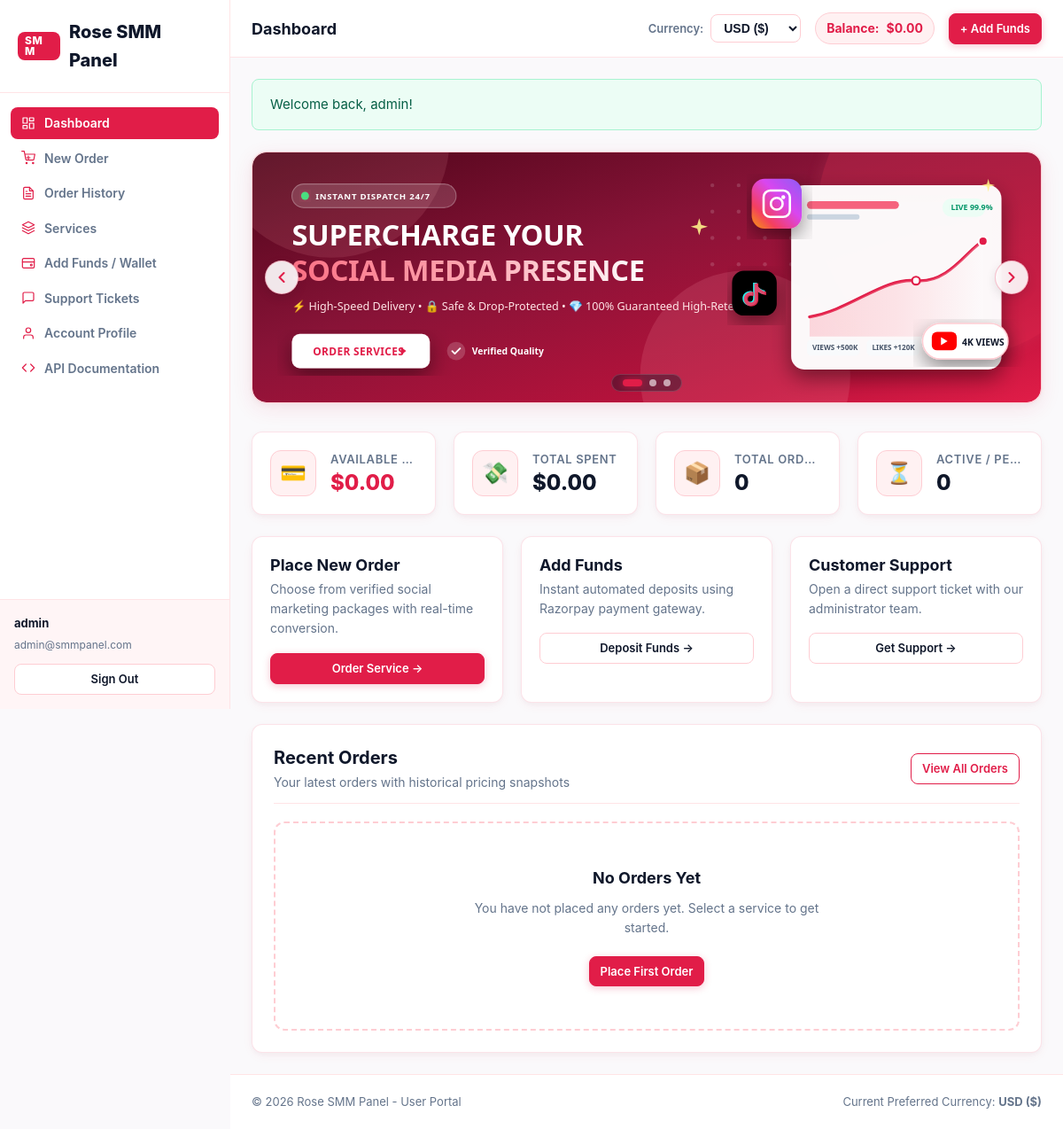
The app's page /dashboard (signed in) with its own data.
### tables this page shows
CREATE TABLE `users` (
  `id` INT AUTO_INCREMENT PRIMARY KEY,
  `username` VARCHAR(64) NOT NULL UNIQUE,
  `email` VARCHAR(191) NOT NULL UNIQUE,
  `password` VARCHAR(255) NOT NULL,
  `role` ENUM('user', 'admin') NOT NULL DEFAULT 'user',
  `balance` DECIMAL(15, 4) NOT NULL DEFAULT 0.0000,
  `currency_code` VARCHAR(10) NOT NULL DEFAULT 'USD',
  `api_key` VARCHAR(64) UNIQUE NULL,
  `status` ENUM('active', 'suspended', 'pending') NOT NULL DEFAULT 'active',
  `reset_token` VARCHAR(64) NULL,
  `reset_expires` DATETIME NULL,
  `created_at` TIMESTAMP NOT NULL DEFAULT CURRENT_TIMESTAMP,
  `updated_at` TIMESTAMP NOT NULL DEFAULT CURRENT_TIMESTAMP ON UPDATE CURRENT_TIMESTAMP,
  INDEX `idx_users_role` (`role`),
  INDEX `idx_users_status` (`status`)
);

CREATE TABLE `currencies` (
  `id` INT AUTO_INCREMENT PRIMARY KEY,
  `code` VARCHAR(10) NOT NULL UNIQUE,
  `name` VARCHAR(64) NOT NULL,
  `symbol` VARCHAR(10) NOT NULL,
  `rate` DECIMAL(15, 6) NOT NULL DEFAULT 1.000000,
  `is_default` TINYINT(1) NOT NULL DEFAULT 0,
  `status` ENUM('active', 'inactive') NOT NULL DEFAULT 'active',
  `updated_at` TIMESTAMP NOT NULL DEFAULT CURRENT_TIMESTAMP ON UPDATE CURRENT_TIMESTAMP
);

CREATE TABLE IF NOT EXISTS `hero_banners` (
  `id` INT NOT NULL AUTO_INCREMENT,
  `heading` VARCHAR(255) NOT NULL,
  `subheading` VARCHAR(255) DEFAULT NULL,
  `description` TEXT DEFAULT NULL,
  `cta_text` VARCHAR(100) NOT NULL DEFAULT 'Explore Services',
  `cta_link` VARCHAR(255) NOT NULL DEFAULT '/new-order',
  `image_url` VARCHAR(255) DEFAULT NULL,
  `sort_order` INT NOT NULL DEFAULT 0,
  `is_active` TINYINT(1) NOT NULL DEFAULT 1,
  `created_at` TIMESTAMP NULL DEFAULT CURRENT_TIMESTAMP,
  `updated_at` TIMESTAMP NULL DEFAULT CURRENT_TIMESTAMP ON UPDATE CURRENT_TIMESTAMP,
  PRIMARY KEY (`id`)
);

### themes/classic/views/user/dashboard.php (the view, shortened to what the rows shown need)
<?php
$pageTitle = 'Dashboard';
$currentPage = 'dashboard';
require __DIR__ . '/header.php';
$userId = (int)$user['id'];
$statTotal = (int)(DB::fetch("SELECT COUNT(*) as cnt FROM orders WHERE user_id = ?", [$userId])['cnt'] ?? 0);
$statPending = (int)(DB::fetch("SELECT COUNT(*) as cnt FROM orders WHERE user_id = ? AND status IN ('pending', 'processing', 'in_progress')", [$userId])['cnt'] ?? 0);
$statSpentUsd = (float)(DB::fetch("SELECT SUM(charge) as total FROM orders WHERE user_id = ? AND status != 'canceled'", [$userId])['total'] ?? 0.0);
$recentOrders = DB::fetchAll(
    "SELECT o.*, s.name as service_name
     FROM orders o
     JOIN services s ON o.service_id = s.id
     WHERE o.user_id = ?
     ORDER BY o.id DESC LIMIT 5",
    [$userId]
);
$sliderBanners = DB::fetchAll(
    "SELECT * FROM hero_banners WHERE is_active = 1 AND image_url IS NOT NULL AND image_url != '' ORDER BY sort_order ASC, id ASC"
);
?>
<?php if (!empty($sliderBanners)): ?>
  <section class="dashboard-banner-slider-container" id="user_dashboard_hero_slider" aria-label="Promotional Banners">
    <div class="banner-slider-wrapper">
      <div class="banner-slider-track" id="banner_slider_track">
        <?php foreach ($sliderBanners as $idx => $banner): ?>
          <div class="banner-slide <?= $idx === 0 ? 'active' : '' ?>" data-index="<?= $idx ?>" role="group" aria-roledescription="slide" aria-label="Slide <?= $idx + 1 ?> of <?= count($sliderBanners) ?>: <?= e($banner['heading']) ?>">
            <a href="<?= e($banner['cta_link'] ?: '/new-order') ?>" class="banner-slide-link" title="<?= e($banner['heading']) ?>">
              <img src="<?= e($banner['image_url']) ?>" alt="<?= e($banner['heading']) ?>" class="banner-slide-img" loading="<?= $idx === 0 ? 'eager' : 'lazy' ?>">
            </a>
          </div>
        <?php endforeach; ?>
      </div>
      <?php if (count($sliderBanners) > 1): ?>
        <button type="button" class="banner-slider-nav prev" id="banner_slider_prev" aria-label="Previous Banner Slide">
          <svg width="20" height="20" viewBox="0 0 24 24" fill="none" stroke="currentColor" stroke-width="2.5" stroke-linecap="round" stroke-linejoin="round" aria-hidden="true">
            <polyline points="15 18 9 12 15 6"></polyline>
          </svg>
        </button>
        <button type="button" class="banner-slider-nav next" id="banner_slider_next" aria-label="Next Banner Slide">
          <svg width="20" height="20" viewBox="0 0 24 24" fill="none" stroke="currentColor" stroke-width="2.5" stroke-linecap="round" stroke-linejoin="round" aria-hidden="true">
            <polyline points="9 18 15 12 9 6"></polyline>
          </svg>
        </button>
        <div class="banner-slider-dots" id="banner_slider_dots" role="tablist" aria-label="Banner pagination">
          <?php foreach ($sliderBanners as $idx => $banner): ?>
            <button type="button" class="banner-dot <?= $idx === 0 ? 'active' : '' ?>" data-index="<?= $idx ?>" aria-label="Go to banner <?= $idx + 1 ?>: <?= e($banner['heading']) ?>" role="tab" aria-selected="<?= $idx === 0 ? 'true' : 'false' ?>"></button>
          <?php endforeach; ?>
        </div>
      <?php endif; ?>
    </div>
  </section>
<?php endif; ?>
<div class="grid grid-cols-4" style="margin-bottom: 1.5rem;" id="user_stats_grid">
  <div class="stat-card" id="stat_balance">
    <div class="stat-icon">&#128179;</div>
    <div class="stat-info">
      <div class="stat-label">Available Balance</div>
      <div class="stat-value" style="color: var(--primary-rose);">
        <?= Currency::format((float)$user['balance'], $userCurrency) ?>
      </div>
    </div>
  </div>
  <div class="stat-card" id="stat_spent">
    <div class="stat-icon">&#128184;</div>
    <div class="stat-info">
      <div class="stat-label">Total Spent</div>
      <div class="stat-value">
        <?= Currency::format($statSpentUsd, $userCurrency) ?>
      </div>
    </div>
  </div>
  <div class="stat-card" id="stat_orders">
    <div class="stat-icon">&#128230;</div>
    <div class="stat-info">
      <div class="stat-label">Total Orders</div>
      <div class="stat-value"><?= number_format($statTotal) ?></div>
    </div>
  </div>
  <div class="stat-card" id="stat_active">
    <div class="stat-icon">&#9203;</div>
    <div class="stat-info">
      <div class="stat-label">Active / Pending</div>
      <div class="stat-value"><?= number_format($statPending) ?></div>
    </div>
  </div>
</div>
<div class="grid grid-cols-3" style="margin-bottom: 1.5rem;" id="user_shortcuts_grid">
  <div class="card" style="padding: 1.25rem;">
    <h3 style="font-size: 1.125rem; margin-bottom: 0.25rem;">Place New Order</h3>
    <p style="font-size: 0.875rem; color: var(--text-muted); margin-bottom: 1rem;">Choose from verified social marketing packages with real-time conversion.</p>
    <a href="/new-order" class="btn btn-primary btn-sm">Order Service &rarr;</a>
  </div>
  <div class="card" style="padding: 1.25rem;">
    <h3 style="font-size: 1.125rem; margin-bottom: 0.25rem;">Add Funds</h3>
    <p style="font-size: 0.875rem; color: var(--text-muted); margin-bottom: 1rem;">Instant automated deposits using Razorpay payment gateway.</p>
    <a href="/add-funds" class="btn btn-secondary btn-sm">Deposit Funds &rarr;</a>
  </div>
  <div class="card" style="padding: 1.25rem;">
    <h3 style="font-size: 1.125rem; margin-bottom: 0.25rem;">Customer Support</h3>
    <p style="font-size: 0.875rem; color: var(--text-muted); margin-bottom: 1rem;">Open a direct support ticket with our administrator team.</p>
    <a href="/tickets" class="btn btn-secondary btn-sm">Get Support &rarr;</a>
  </div>
</div>
<div class="card" id="recent_orders_card">
  <div class="card-header">
    <div>
      <h3 class="card-title">Recent Orders</h3>
      <p class="card-subtitle">Your latest orders with historical pricing snapshots</p>
    </div>
    <a href="/orders" class="btn btn-outline-rose btn-sm" id="view_all_orders_btn">View All Orders</a>
  </div>
  <?php if (empty($recentOrders)): ?>
    <div class="empty-state" id="empty_recent_orders">
      <div class="empty-title">No Orders Yet</div>
      <p class="empty-desc">You have not placed any orders yet. Select a service to get started.</p>
      <a href="/new-order" class="btn btn-primary btn-sm">Place First Order</a>
    </div>
  <?php endif; ?>
</div>
<?php require __DIR__ . '/footer.php'; ?>

### themes/classic/views/user/header.php (shortened to what the rows shown need)
<?php
require_once __DIR__ . '/../../../../includes/auth.php';
require_once __DIR__ . '/../../../../includes/currency.php';
$user = Auth::user();
$userCurrency = Currency::getUserCurrency($user);
$activeCurrencies = Currency::getAllActive();
$currentPage = $currentPage ?? 'dashboard';
?>
<!DOCTYPE html>
<html lang="en">
<head>
  <link rel="stylesheet" href="/themes/classic/assets/css/style.css">
</head>
<body>
<div class="panel-wrapper">
  <?php require __DIR__ . '/sidebar.php'; ?>
  <div class="panel-main">
    <header class="panel-topbar" id="user_topbar">
      <div style="display: flex; align-items: center; gap: 0.75rem;">
        <h2 style="font-size: 1.125rem; font-weight: 700; margin: 0;"><?= e($pageTitle ?? 'Dashboard') ?></h2>
      </div>
      <div style="display: flex; align-items: center; gap: 1rem; flex-wrap: wrap;">
        <form method="POST" action="/user/currency" class="currency-selector-form" id="user_currency_form">
          <label for="user_currency_select" style="font-size: 0.8125rem; font-weight: 600; color: var(--text-muted);">Currency:</label>
          <select name="currency" id="user_currency_select" class="currency-select" onchange="this.form.submit()">
            <?php foreach ($activeCurrencies as $c): ?>
              <option value="<?= e($c['code']) ?>" <?= $user['currency_code'] === $c['code'] ? 'selected' : '' ?>>
                <?= e($c['code']) ?> (<?= e($c['symbol']) ?>)
              </option>
            <?php endforeach; ?>
          </select>
        </form>
        <div class="user-balance-pill" id="user_wallet_pill">
          <span>Balance:</span>
          <span><?= Currency::format((float)$user['balance'], $userCurrency) ?></span>
        </div>
        <a href="/add-funds" class="btn btn-primary btn-sm" id="topbar_add_funds_btn">+ Add Funds</a>
      </div>
    </header>
    <div class="panel-content">
      <?php if ($flash = flash_get()): ?>
        <div class="alert alert-<?= e($flash['type']) ?>" id="user_flash_alert">
          <span><?= e($flash['message']) ?></span>
        </div>
      <?php endif; ?>

### themes/classic/views/user/sidebar.php
<?php
$currentPage = $currentPage ?? 'dashboard';
$siteName = e(get_setting('site_name', 'Rose SMM Panel'));
?>
<aside class="panel-sidebar" id="user_sidebar">
  <div class="sidebar-header">
    <a href="/dashboard" class="brand-logo" id="user_sidebar_logo">
      <span class="brand-badge">SMM</span>
      <span><?= $siteName ?></span>
    </a>
  </div>
  <nav class="sidebar-nav" id="user_sidebar_nav">
    <a href="/dashboard" class="nav-link <?= $currentPage === 'dashboard' ? 'active' : '' ?>" id="link_dashboard">
      <?= SMMIcons::getNavIcon('dashboard') ?>
      <span>Dashboard</span>
    </a>
    <a href="/new-order" class="nav-link <?= $currentPage === 'new_order' ? 'active' : '' ?>" id="link_new_order">
      <?= SMMIcons::getNavIcon('new_order') ?>
      <span>New Order</span>
    </a>
    <a href="/orders" class="nav-link <?= $currentPage === 'orders' ? 'active' : '' ?>" id="link_orders">
      <?= SMMIcons::getNavIcon('orders') ?>
      <span>Order History</span>
    </a>
    <a href="/user/services" class="nav-link <?= $currentPage === 'services' ? 'active' : '' ?>" id="link_services">
      <?= SMMIcons::getNavIcon('services') ?>
      <span>Services</span>
    </a>
    <a href="/add-funds" class="nav-link <?= $currentPage === 'add_funds' ? 'active' : '' ?>" id="link_add_funds">
      <?= SMMIcons::getNavIcon('add_funds') ?>
      <span>Add Funds / Wallet</span>
    </a>
    <a href="/tickets" class="nav-link <?= $currentPage === 'tickets' ? 'active' : '' ?>" id="link_tickets">
      <?= SMMIcons::getNavIcon('tickets') ?>
      <span>Support Tickets</span>
    </a>
    <a href="/profile" class="nav-link <?= $currentPage === 'profile' ? 'active' : '' ?>" id="link_profile">
      <?= SMMIcons::getNavIcon('profile') ?>
      <span>Account Profile</span>
    </a>
    <a href="/api-docs" class="nav-link <?= $currentPage === 'api_docs' ? 'active' : '' ?>" id="link_api_docs">
      <?= SMMIcons::getNavIcon('api_docs') ?>
      <span>API Documentation</span>
    </a>
  </nav>
  <div class="sidebar-footer">
    <div style="font-size: 0.8125rem; font-weight: 700; color: var(--text-main); margin-bottom: 0.25rem;">
      <?= e($user['username']) ?>
    </div>
    <div style="font-size: 0.75rem; color: var(--text-muted); margin-bottom: 0.75rem;">
      <?= e($user['email']) ?>
    </div>
    <a href="/logout" class="btn btn-secondary btn-sm btn-block" id="user_logout_btn">
      Sign Out
    </a>
  </div>
</aside>

### themes/classic/views/user/footer.php (shortened to what the rows shown need)
<?php
$siteName = e(get_setting('site_name', 'Rose SMM Panel'));
?>
    </div>
    <footer class="panel-footer" id="user_panel_footer">
      <span>&copy; <?= date('Y') ?> <?= $siteName ?> - User Portal</span>
      <span>Current Preferred Currency: <strong><?= e($userCurrency['code']) ?> (<?= e($userCurrency['symbol']) ?>)</strong></span>
    </footer>
  </div>
</div>
</body>
</html>

### records on screen
users: username "admin", email "admin@smmpanel.com", currency "USD ($)", balance.rate "$0.00"
hero_banners: image_url (picture)
currencies: code "USD", symbol "$"

### other values on screen
$siteName "Rose SMM Panel"
$pageTitle "Dashboard"
$flash['message'] "Welcome back, admin!"
Currency::format($statSpentUsd, $userCurrency) "$0.00"
$statTotal "0"
$statPending "0"
